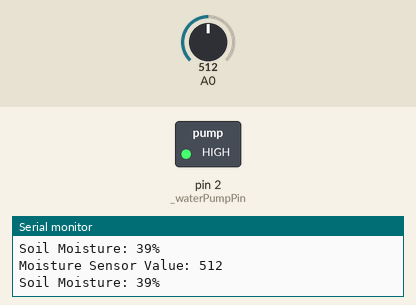
Bench run of a sketch on a simulated Arduino Uno, built with avr-gcc and run on an emulated ATmega328P. Parts: switched loads named in the sketch (green lamp = pin HIGH), the last lines printed to the serial monitor. The inputs (shaded band) are chosen by the test bench; at power-on: A0 = 512.

Above: at 1.2 s.
1.3 s: A0 set to 536
At 2.4 s:
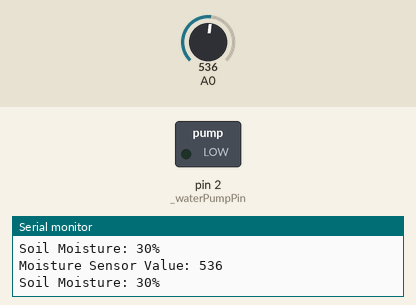
3.2 s: A0 set to 479
4.7 s: A0 set to 453
At 5.9 s:
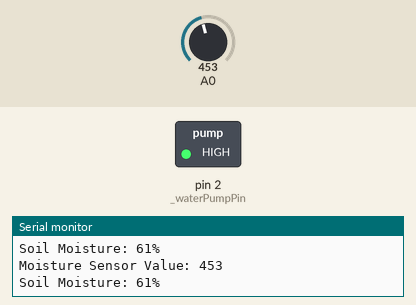
6.5 s: A0 set to 716
At 8.0 s:
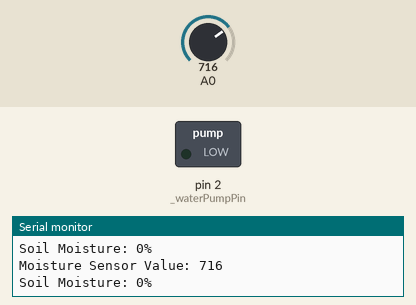
Timing chart, 0 to 9.2 s (numbered marks = the images above; inputs shaded):
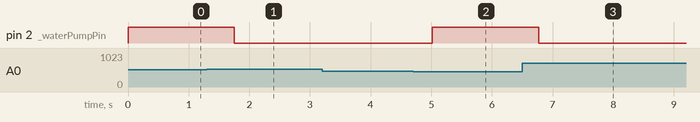

Measured:
- the behaviour switches between 520 and 521 on A0 (found by bisection; images 0 and 1)
- the behaviour switches between 470 and 469 on A0 (found by bisection; images 1 and 2)
- after the input at 1.3 s, pin 2 (_waterPumpPin): HIGH → LOW after 0.46 s
- after the input at 4.7 s, pin 2 (_waterPumpPin): LOW → HIGH after 0.32 s
- after the input at 6.5 s, pin 2 (_waterPumpPin): HIGH → LOW after 0.27 s

The sketch:

CapacitiveSoilMoistureSensor_v1-2_Pothos.ino
```cpp
// The Capacitive Soil Moisture Sensor v1.2 is active low.
// We define RELAY_ON and RELAY_OFF for clarity.
#define RELAY_ON LOW
#define RELAY_OFF HIGH

const int _airValue = 617;   // Replace the value with value when placed in air using calibration code.
const int _waterValue = 349; // Replace the value with value when placed in water using calibration code.
const int _waterPumpPin = 2;
int soilMoistureSensorValue = 0;
int soilMoisturePercent = 0;

void setup() {
  Serial.begin(9600);

  // Ensure the digital pin for the water pump is off by default.
  digitalWrite(_waterPumpPin, RELAY_OFF);
  pinMode(_waterPumpPin, OUTPUT);
}

void loop() {
  soilMoistureSensorValue = analogRead(A0);

  Serial.print("Moisture Sensor Value: ");
  Serial.println(soilMoistureSensorValue);

  soilMoisturePercent = map(
    soilMoistureSensorValue,
    _airValue,
    _waterValue,
    0,
    100
  );

  if (soilMoisturePercent > 100)
  {
    soilMoisturePercent = 100;
  }
  else if (soilMoisturePercent < 0)
  {
    soilMoisturePercent = 0;
  }

  Serial.print("Soil Moisture: ");
  Serial.print(soilMoisturePercent);
  Serial.println("%");

  delay(250);

  // Turn on/off water pump.
  if(soilMoisturePercent <= 35)
  {
    digitalWrite(_waterPumpPin, RELAY_ON);
  }
  else if(soilMoisturePercent >= 55)
  {
    digitalWrite(_waterPumpPin, RELAY_OFF);
  }
}
```
